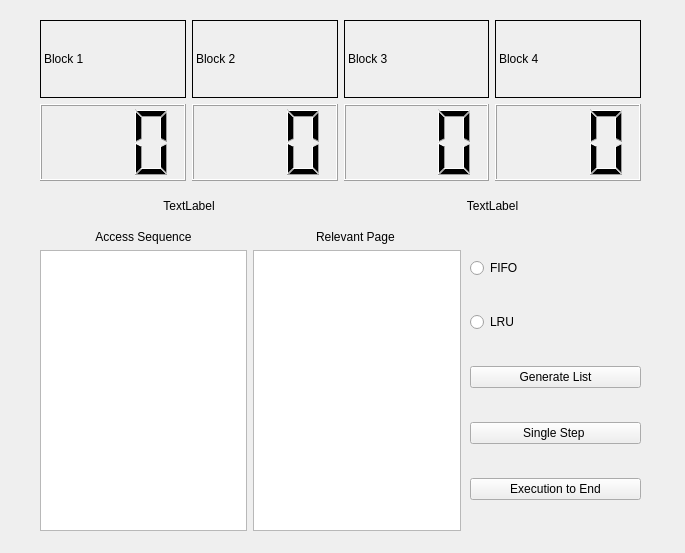
<?xml version="1.0" encoding="UTF-8"?>
<ui version="4.0">
 <class>Form</class>
 <widget class="QWidget" name="Form">
  <property name="geometry">
   <rect>
    <x>0</x>
    <y>0</y>
    <width>685</width>
    <height>553</height>
   </rect>
  </property>
  <property name="windowTitle">
   <string>Form</string>
  </property>
  <widget class="QWidget" name="horizontalLayoutWidget">
   <property name="geometry">
    <rect>
     <x>40</x>
     <y>20</y>
     <width>601</width>
     <height>161</height>
    </rect>
   </property>
   <layout class="QHBoxLayout" name="horizontalLayout">
    <item>
     <layout class="QVBoxLayout" name="verticalLayout_1">
      <item>
       <widget class="QLabel" name="label_1">
        <property name="frameShape">
         <enum>QFrame::Box</enum>
        </property>
        <property name="text">
         <string>Block 1</string>
        </property>
       </widget>
      </item>
      <item>
       <widget class="QLCDNumber" name="lcdNumber_1">
        <property name="layoutDirection">
         <enum>Qt::LeftToRight</enum>
        </property>
        <property name="digitCount">
         <number>3</number>
        </property>
        <property name="segmentStyle">
         <enum>QLCDNumber::Filled</enum>
        </property>
       </widget>
      </item>
     </layout>
    </item>
    <item>
     <layout class="QVBoxLayout" name="verticalLayout_2">
      <item>
       <widget class="QLabel" name="label_2">
        <property name="frameShape">
         <enum>QFrame::Box</enum>
        </property>
        <property name="text">
         <string>Block 2</string>
        </property>
       </widget>
      </item>
      <item>
       <widget class="QLCDNumber" name="lcdNumber_2">
        <property name="layoutDirection">
         <enum>Qt::LeftToRight</enum>
        </property>
        <property name="digitCount">
         <number>3</number>
        </property>
        <property name="segmentStyle">
         <enum>QLCDNumber::Filled</enum>
        </property>
       </widget>
      </item>
     </layout>
    </item>
    <item>
     <layout class="QVBoxLayout" name="verticalLayout_3">
      <item>
       <widget class="QLabel" name="label_3">
        <property name="frameShape">
         <enum>QFrame::Box</enum>
        </property>
        <property name="text">
         <string>Block 3</string>
        </property>
       </widget>
      </item>
      <item>
       <widget class="QLCDNumber" name="lcdNumber_3">
        <property name="layoutDirection">
         <enum>Qt::LeftToRight</enum>
        </property>
        <property name="digitCount">
         <number>3</number>
        </property>
        <property name="segmentStyle">
         <enum>QLCDNumber::Filled</enum>
        </property>
       </widget>
      </item>
     </layout>
    </item>
    <item>
     <layout class="QVBoxLayout" name="verticalLayout_4">
      <item>
       <widget class="QLabel" name="label_4">
        <property name="frameShape">
         <enum>QFrame::Box</enum>
        </property>
        <property name="text">
         <string>Block 4</string>
        </property>
       </widget>
      </item>
      <item>
       <widget class="QLCDNumber" name="lcdNumber_4">
        <property name="layoutDirection">
         <enum>Qt::LeftToRight</enum>
        </property>
        <property name="digitCount">
         <number>3</number>
        </property>
        <property name="segmentStyle">
         <enum>QLCDNumber::Filled</enum>
        </property>
       </widget>
      </item>
     </layout>
    </item>
   </layout>
  </widget>
  <widget class="QWidget" name="horizontalLayoutWidget_2">
   <property name="geometry">
    <rect>
     <x>40</x>
     <y>230</y>
     <width>421</width>
     <height>301</height>
    </rect>
   </property>
   <layout class="QHBoxLayout" name="horizontalLayout_2">
    <item>
     <layout class="QVBoxLayout" name="verticalLayout">
      <item>
       <widget class="QLabel" name="label">
        <property name="text">
         <string>Access Sequence</string>
        </property>
        <property name="alignment">
         <set>Qt::AlignCenter</set>
        </property>
       </widget>
      </item>
      <item>
       <widget class="QListWidget" name="listWidget_1"/>
      </item>
     </layout>
    </item>
    <item>
     <layout class="QVBoxLayout" name="verticalLayout_5">
      <item>
       <widget class="QLabel" name="label_5">
        <property name="text">
         <string>Relevant Page </string>
        </property>
        <property name="alignment">
         <set>Qt::AlignCenter</set>
        </property>
       </widget>
      </item>
      <item>
       <widget class="QListWidget" name="listWidget_2"/>
      </item>
     </layout>
    </item>
   </layout>
  </widget>
  <widget class="QWidget" name="verticalLayoutWidget_7">
   <property name="geometry">
    <rect>
     <x>470</x>
     <y>230</y>
     <width>171</width>
     <height>301</height>
    </rect>
   </property>
   <layout class="QVBoxLayout" name="verticalLayout_6">
    <item>
     <widget class="QRadioButton" name="radioButton">
      <property name="text">
       <string>FIFO</string>
      </property>
     </widget>
    </item>
    <item>
     <widget class="QRadioButton" name="radioButton_2">
      <property name="text">
       <string>LRU</string>
      </property>
     </widget>
    </item>
    <item>
     <widget class="QPushButton" name="pushButton">
      <property name="text">
       <string>Generate List</string>
      </property>
     </widget>
    </item>
    <item>
     <widget class="QPushButton" name="pushButton_2">
      <property name="text">
       <string>Single Step </string>
      </property>
     </widget>
    </item>
    <item>
     <widget class="QPushButton" name="pushButton_3">
      <property name="text">
       <string>Execution to End</string>
      </property>
     </widget>
    </item>
   </layout>
  </widget>
  <widget class="QWidget" name="horizontalLayoutWidget_3">
   <property name="geometry">
    <rect>
     <x>40</x>
     <y>190</y>
     <width>601</width>
     <height>31</height>
    </rect>
   </property>
   <layout class="QHBoxLayout" name="horizontalLayout_3">
    <item>
     <widget class="QLabel" name="label_6">
      <property name="text">
       <string>TextLabel</string>
      </property>
      <property name="alignment">
       <set>Qt::AlignCenter</set>
      </property>
     </widget>
    </item>
    <item>
     <widget class="QLabel" name="label_7">
      <property name="text">
       <string>TextLabel</string>
      </property>
      <property name="alignment">
       <set>Qt::AlignCenter</set>
      </property>
     </widget>
    </item>
   </layout>
  </widget>
 </widget>
 <resources/>
 <connections/>
</ui>
